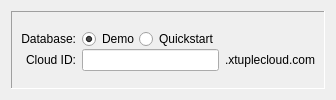
     <widget class="QWidget" name="_cloudPage">
      <layout class="QVBoxLayout" name="verticalLayout_5">
       <item>
        <widget class="QFrame" name="_cloudFrame">
         <property name="frameShape">
          <enum>QFrame::Panel</enum>
         </property>
         <property name="frameShadow">
          <enum>QFrame::Sunken</enum>
         </property>
         <layout class="QVBoxLayout" name="verticalLayout_3">
          <item>
           <layout class="QGridLayout" name="gridLayout_2">
            <property name="verticalSpacing">
             <number>0</number>
            </property>
            <item row="0" column="0">
             <widget class="QLabel" name="_cloudDBLit">
              <property name="text">
               <string>Database:</string>
              </property>
              <property name="alignment">
               <set>Qt::AlignRight|Qt::AlignTrailing|Qt::AlignVCenter</set>
              </property>
             </widget>
            </item>
            <item row="1" column="1">
             <widget class="QLineEdit" name="_company"/>
            </item>
            <item row="0" column="1">
             <layout class="QHBoxLayout" name="horizontalLayout">
              <item>
               <widget class="QRadioButton" name="_demoOption">
                <property name="text">
                 <string>Demo</string>
                </property>
                <property name="checked">
                 <bool>true</bool>
                </property>
               </widget>
              </item>
              <item>
               <widget class="QRadioButton" name="_prodOption">
                <property name="text">
                 <string>Quickstart</string>
                </property>
               </widget>
              </item>
             </layout>
            </item>
            <item row="1" column="2" colspan="2">
             <widget class="QLabel" name="_companyLit2">
              <property name="text">
               <string>.xtuplecloud.com</string>
              </property>
             </widget>
            </item>
            <item row="1" column="0">
             <widget class="QLabel" name="_companyLit">
              <property name="text">
               <string>Cloud ID:</string>
              </property>
              <property name="alignment">
               <set>Qt::AlignRight|Qt::AlignTrailing|Qt::AlignVCenter</set>
              </property>
             </widget>
            </item>
           </layout>
          </item>
         </layout>
        </widget>
       </item>
      </layout>
     </widget>
